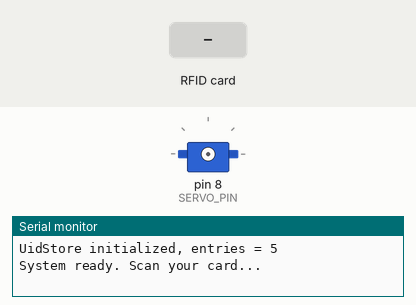
Simulated run of this sketch. Board: Arduino Uno, built with avr-gcc and run on an emulated ATmega328P. Shown: servo, the last lines printed to the serial monitor. The inputs (shaded band) are chosen by the test bench.

Above: at 1.5 s.
1.6 s: RFID card 9E C9 68 7E held to the reader
At 5.5 s:
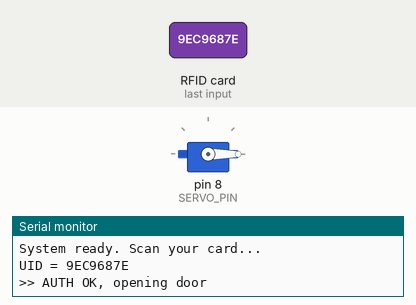
6.1 s: RFID card 41 2F F7 00 held to the reader
At 6.8 s:
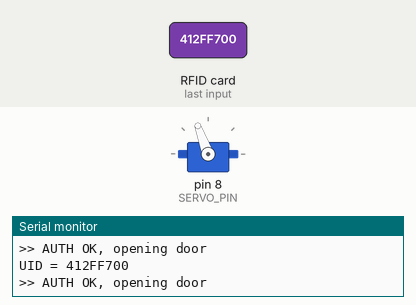
Timing chart, 0 to 10.6 s (numbered marks = the images above; inputs shaded):
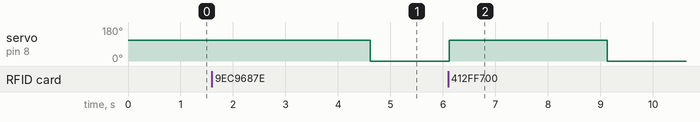

The sketch:

main.ino
```cpp
#include <SPI.h>           // 引入硬件 SPI 库，负责 11/12/13 三线的 MOSI/MISO/SCK
#include <MFRC522.h>       // 引入 MFRC522 RFID 驱动库
#include "DoorServo.h"     // 舵机动作封装
#include "UidStore.h"      // 白名单管理

/* ----------------- 硬件脚位映射 ---------------- */
#define RC522_SS    10    // RC522 的片选脚，SDA 线接 UNO D10
#define RC522_RST    9    // RC522 的复位脚，RST 线接 UNO D9
#define SERVO_PIN    8    // 舵机信号线接 UNO D8

/* ----------------- 对象实例化 ---------------- */
MFRC522 rfid(RC522_SS, RC522_RST);  // RC522 对象：初始化时告诉库 SS 和 RST 脚
DoorServo  door(SERVO_PIN);         // DoorServo 对象：非阻塞开门+关门
UidStore   uidStore;                // 白名单管理对象

/* -------- 全局状态与参数 -------- */
uint32_t lastSuccess = 0;          // 上次正常交互或复位的时间戳（ms）
const uint8_t  MAX_TRIES      = 3; // PICC_ReadCardSerial 最大重试次数
const uint32_t NO_CARD_TIMEOUT = 5000; // 连续无卡超时时间：5 秒

// ====== 硬复位 RC522 的小函数 ======
void rfidHardReset() {
  // 将 RST 拉低，强制给 RC522 一个硬件复位脉冲
  digitalWrite(RC522_RST, LOW);
  delay(10);                      // 拉低保持 10 ms，确保被芯片识别
  digitalWrite(RC522_RST, HIGH); // 再拉高，RC522 重新上电
  delay(5);                       // 等待内部上电稳定
  rfid.PCD_Init();                // 调用库的初始化，重建寄存器设置
}

void setup() {
  // --- 准备硬件 ---
  pinMode(RC522_RST, OUTPUT);     // 把 RST 脚设为输出，以便硬复位
  Serial.begin(9600);             // 打开串口监视器，波特率 9600
  delay(300);                     // 给你足够时间打开串口窗口

  // --- 初始化 SPI + RC522 ---
  SPI.begin();                    // 配置硬件 SPI（三线：MOSI/MISO/SCK）
  digitalWrite(RC522_RST, HIGH);  // 确保 RST 初始为高电平，不在掉电态
  rfid.PCD_Init();                // 复位 & 初始化 RC522 寄存器

  // --- 白名单载入 ---
  uidStore.begin();               // 从内置列表加载卡片 UID
  lastSuccess = millis();         // 记录此刻作为“最近正常”时间

  Serial.println(F("System ready. Scan your card..."));
}

void loop() {
  // ===== 1. 非阻塞舵机状态更新 =====
  // door.update() 会检查是否需要自动“关门”，并在适当时机调用 detach()
  door.update();

  // ===== 2. 读 VersionReg，检查 RC522 是否掉线/失联 =====
  byte ver = rfid.PCD_ReadRegister(MFRC522::VersionReg);
  // 若读到 0x00 或 0xFF，说明 SPI 通信异常或 RC522 在掉电态
  if (ver == 0x00 || ver == 0xFF) {
    Serial.println(F("[ERROR] RC522 comm failure, resetting..."));
    rfidHardReset();            // 硬复位 RC522
    lastSuccess = millis();     // 重置“最近正常”时间
    return;                     // 本次 loop 不做后续读卡操作
  }

  // ===== 3. 长时间无卡超时重 init =====
  // 如果超过 NO_CARD_TIMEOUT（5s）没检测到卡片，就软重启一次
  if (millis() - lastSuccess > NO_CARD_TIMEOUT) {
    Serial.println(F("[WARN] No card seen for a while, re-init RC522"));
    rfid.PCD_Init();            // 软复位 RC522
    lastSuccess = millis();     // 更新“最近正常”时间
  }

  // ===== 4. 检测是否有新卡靠近 =====
  // IsNewCardPresent() 先判断天线区是否有信号
  // ReadCardSerial() 再实际读取 UID，若任一失败就不继续
  if (!rfid.PICC_IsNewCardPresent()) return;

  // ===== 5. 多次尝试读取 UID =====
  bool ok = false;
  for (uint8_t i = 0; i < MAX_TRIES; i++) {
    if (rfid.PICC_ReadCardSerial()) {
      ok = true;
      break;  // 读到就立刻跳出，不再浪费时间
    }
    delay(50); // 等 50 ms 再尝试，给卡片/天线一点恢复时间
  }
  if (!ok) {
    // 连续多次都失败，认为模块可能卡死，重新初始化
    Serial.println(F("[ERROR] PICC_ReadCardSerial failed, re-init RC522"));
    rfid.PCD_Init();
    lastSuccess = millis();
    return;
  }

  // ===== 6. 真正读到卡片，更新 lastSuccess =====
  lastSuccess = millis();

  // ===== 7. 转换 UID 并验证 =====
  char buf[21];                 // 最长支持 10 字节 UID → 20 HEX + '\0'
  uidToHex(rfid.uid, buf);      // 把 uid.uidByte[] 转成大写 HEX 字符串
  Serial.print(F("UID = "));
  Serial.println(buf);

  // 白名单检查
  if (uidStore.contains(buf)) {
    Serial.println(F(">> AUTH OK, opening door"));
    door.openThenClose();       // 触发一次舵机开门，3s 后自动归位
  } else {
    Serial.println(F(">> AUTH FAIL"));
  }

  // ===== 8. 结束当前卡片会话 =====
  rfid.PICC_HaltA();            // 命令卡片休眠
  rfid.PCD_StopCrypto1();       // 关闭加密，释放天线
}
```

DoorServo.cpp
```cpp
// DoorServo.cpp
#include <Arduino.h>        // 提供 delay()、millis() 等 Arduino 核心函数声明
#include "DoorServo.h"

void DoorServo::openThenClose() {
    // 仅在空闲时触发，避免重复 attach
    if (_st == IDLE) {
        _sv.attach(_pin);      // 将 servo 对象绑定到指定引脚
        _sv.write(_openA);     // 舵机转动到打开角度
        _t0 = millis();        // 记录当前时间，用于后续判断保持时长
        _st = OPEN_WAIT;       // 切换到等待关闭状态
    }
}

void DoorServo::update() {
    // 如果处于 OPEN_WAIT 且已过保持时长，则执行关闭动作
    if (_st == OPEN_WAIT && millis() - _t0 >= _hold) {
        _sv.write(0);        // 将舵机旋转回 0°
        delay(1000);          // 给舵机一些时间完成动作，避免立即 detach 导致抖动
        _sv.detach();        // 释放 PWM 输出，节省功耗并避免舵机保持抖动
        _st = IDLE;          // 状态机回到空闲
    }
}
```

DoorServo.h
```cpp
// DoorServo.h， 只是“画出”这个模块的外壳和使用规则，但不写任何逻辑细节。
#pragma once
#include <Servo.h>

// DoorServo 类封装了一个可非阻塞地开门并在指定时间后关门的舵机动作逻辑
class DoorServo {
public:
  /**
   * 构造函数：
   * @param pin    连接到舵机信号线的引脚编号
   * @param openA  打开角度（默认为 90°）
   * @param holdMs 打开后保持时间（毫秒），默认 3000 ms
   */
  DoorServo(uint8_t pin, uint8_t openA = 110, uint16_t holdMs = 3000)
    : _pin(pin), _openA(openA), _hold(holdMs) {}

  /**
   * 触发一次开门动作：舵机会旋转到 openA 角度，并在后续 update() 调用
   * 达到保持时间后自动返回 0°。
   * 只有在当前状态为 IDLE 时才会触发，避免重复 attach。
   */
  void openThenClose();

  /**
   * 放在主循环 loop() 中反复调用，用于管理舵机状态机：
   * - 如果处于 OPEN_WAIT 状态且保持时间到，则执行关门并 detach。
   * - IDLE 状态则不做任何操作。
   */
  void update();

private:
  // 状态机枚举：IDLE（空闲），OPEN_WAIT（等待关闭）
  enum State {IDLE, OPEN_WAIT};

  Servo _sv;          // Servo 对象，用于产生 PWM 波形驱动舵机
  uint8_t _pin;       // 舵机信号线连接引脚
  uint8_t _openA;     // 打开角度
  uint32_t _t0;       // 记录 openThenClose() 时的 millis() 时间戳
  uint32_t _hold;     // 持续保持时间（毫秒）
  State _st = IDLE;   // 初始状态为 IDLE
};
```

UidStore.cpp
```cpp
// UidStore.cpp
#include <Arduino.h>     // 提供 strlen(), strncpy(), Serial 等
#include "UidStore.h"

// 将 uid.uidByte 数组转换为大写十六进制字符串，*nix printf 风格
void uidToHex(const MFRC522::Uid &uid, char *out) {
  uint8_t idx = 0;
  for (byte i = 0; i < uid.size; i++) {
    // 每个字节输出两位 HEX，不足补零
    sprintf(out + idx, "%02X", uid.uidByte[i]);
    idx += 2;
  }
  out[idx] = '\0'; // 字符串结尾
}

// 内部添加函数，实现边界检查并存储字符串
void UidStore::add(const char *hex) {
  if (count < MAX_UIDS && strlen(hex) < 21) {
    // 使用 strncpy 避免缓冲区溢出
    strncpy(list[count++], hex, 21);
  }
}

// 在此函数中维护所有白名单 UID
void UidStore::begin() {
  // ★ 在这里添加或删除 UID 条目
  add("9EC9687E");  // 曾梓豪校园卡 UID
  add("EE90BB9D");  // 徐雨航校园卡 UID
  add("412FF700");  // 白卡 UID
  add("AE88BB9D");  //郭嘉鹏校园卡
  add("5E9EBB9D");  //王毅校园卡
  // 打印已加载的条目数，方便调试

  Serial.print(F("UidStore initialized, entries = "));
  Serial.println(count);
}

// 遍历列表并进行不区分大小写的比较
bool UidStore::contains(const char *uidHex) const {
  for (uint8_t i = 0; i < count; i++) {
    // strcasecmp 在 <cstring> 提供，但 Arduino.h 中已声明
    if (!strcasecmp(uidHex, list[i])) return true;
  }
  return false;
}
```

UidStore.h
```cpp
// UidStore.h
#pragma once
#include <Arduino.h>
#include <MFRC522.h>

// 最大支持的白名单卡片数，可根据需求调整
constexpr uint8_t MAX_UIDS = 32;

/**
 * 将 MFRC522::Uid 转换为大写十六进制字符串，不带冒号与补零，仅 0-9A-F 串联
 * @param uid  MFRC522 库中的 Uid 对象，包含 uidByte[] 和 size
 * @param out  输出缓冲区，至少需要长度 uid.size*2+1
 */
void uidToHex(const MFRC522::Uid &uid, char *out);

/**
 * 简单的基于数组的内置白名单管理
 * 支持在编译期直接修改列表，无需外部存储
 */
class UidStore {
public:
  /**
   * 在 setup() 中调用，向内部列表中添加硬编码的 UID 字符串
   */
  void begin();

  /**
   * 检查给定的十六进制 UID 字符串是否在白名单中，比较不区分大小写
   * @param uidHex  输入的 0-9A-F 字符串
   * @return true  在列表中
   * @return false 不在列表中
   */
  bool contains(const char *uidHex) const;

private:
  char list[MAX_UIDS][21]{};  // 存储最多 MAX_UIDS 条 UID，每条最长 20 字符 + '\0'
  uint8_t count = 0;          // 当前已添加 UID 数量

  /**
   * 内部方法：向数组中添加一条 UID，长度与边界检查
   * @param hex  传入的十六进制字符串
   */
  void add(const char *hex);
};
```

Measured:
- after the input at 1.6 s, servo on pin 8 (SERVO_PIN): 110° → 0° after 3.0 s
- after the input at 6.1 s, servo on pin 8 (SERVO_PIN): 0° → 110° at once, → 0° 3.0 s later
